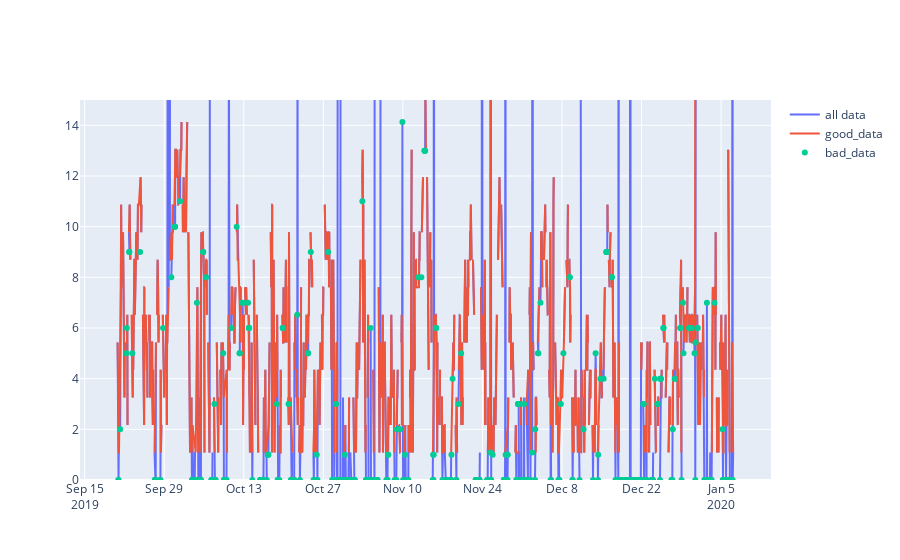

The notebook cell this image was saved under:
### Code cell
qc.plot_comparison(parameter='wspd1',
                   ylim=[0,15],
                   start_date='2016-01-01',
                   end_date='2024-02-01',
                   plot_type='plotly')

### Figure 1 — Plotly figure (JSON) as saved in the notebook; plotly's stock layout.template omitted (floating-point values rounded to 4 significant figures; data arrays with more than 128 entries replaced by an {"elided": "..."} marker saying what was removed)
{"data": [{"mode": "lines", "name": "all data", "type": "scatter", "x": {"elided": "2012 str values"}, "y": {"elided": "2012 float values"}}, {"mode": "lines", "name": "good_data", "type": "scatter", "x": {"elided": "1494 str values"}, "y": {"elided": "1494 float values"}}, {"mode": "markers", "name": "bad_data", "type": "scatter", "x": {"elided": "518 str values"}, "y": {"elided": "518 float values"}}], "layout": {"yaxis": {"range": [0, 15]}}}
